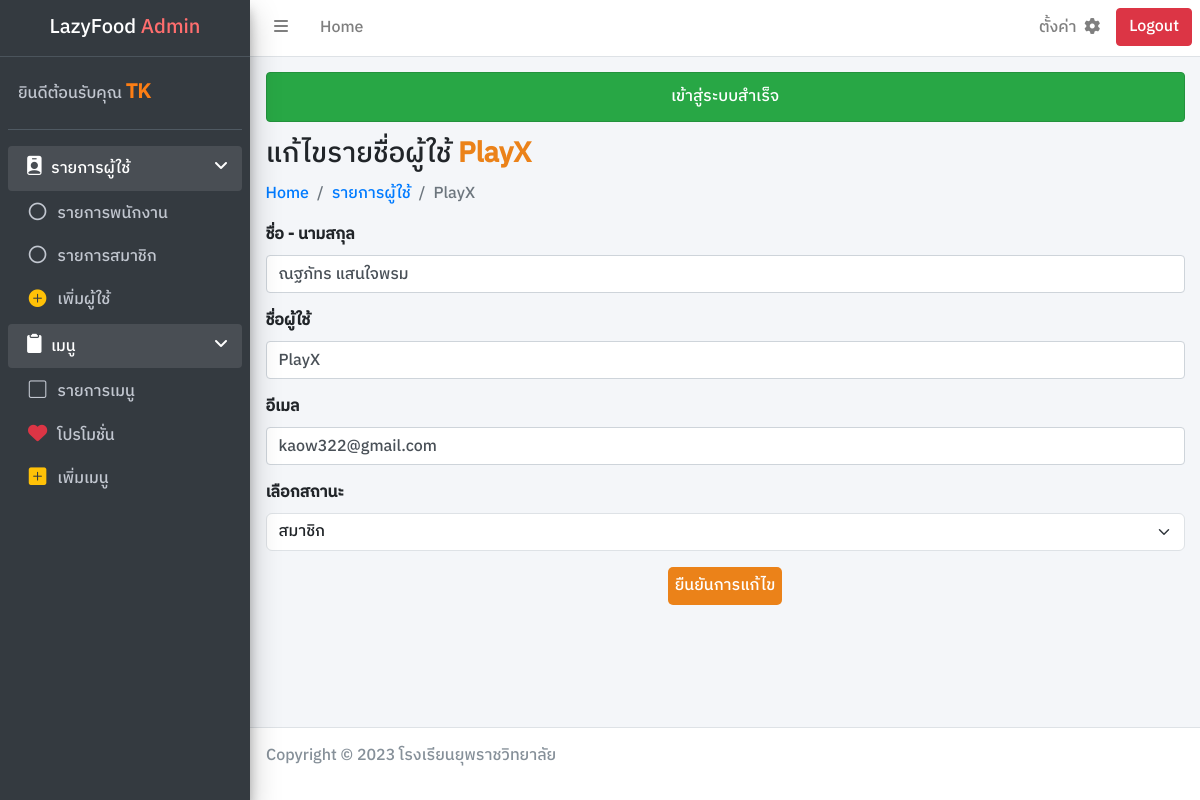
The page /admin/editclient.php?userid=3 (signed in) on the database its author committed.
### tables this page shows
CREATE TABLE `User` (
  `u_id` int(11) NOT NULL,
  `u_fname` varchar(255) NOT NULL,
  `u_username` varchar(255) NOT NULL,
  `u_email` varchar(255) NOT NULL,
  `u_pass` varchar(255) NOT NULL,
  `u_rank` varchar(255) NOT NULL
);

### connect/server.php (called while the page is built, shortened)
<?php session_start();
    class DB_conn {
        function __construct() {
            $conn = mysqli_connect(DB_host, DB_user, DB_pass, DB_name);
            $this->dbconn = $conn;
        }
    }

### class/user_db.php (called while the page is built, shortened)
<?php require_once '../connect/server.php';
    class User_DB extends DB_conn {
        public function readuserid($userid) {
            $sql = "SELECT * FROM User WHERE u_id = '$userid'";
            $result = mysqli_query($this->dbconn, $sql);
            return $result;
        }
    }

### admin/editclient.php (the view, shortened to what this page needs)
<?php require_once '../connect/server.php';
require_once '../class/user_db.php';
    $dbuser = new User_DB();
    $userid = $_GET['userid'];
    $readuserid = $dbuser->readuserid($userid);
    $rowuser = mysqli_fetch_assoc($readuserid);
?>
<!DOCTYPE html>
<html lang="en">
<head>
    <link rel="stylesheet" href="../framework/css/bootstrap.min.css">
    <link rel="stylesheet" href="https://cdn.jsdelivr.net/npm/bootstrap-icons@1.11.2/font/bootstrap-icons.min.css">
    <link rel="stylesheet" href="../framework/css/adminlte.min.css">
    <link rel="stylesheet" href="https://cdnjs.cloudflare.com/ajax/libs/font-awesome/6.2.1/css/all.min.css">
    <link rel="stylesheet" href="../dist/css/main.css">
</head>
<body class="wrapper">
    <?php include_once './component/navbar.php'; ?>
    <?php include_once './component/sidebar.php'; ?>
    <div class="content-wrapper">
        <div class="content-header">
            <div class="container-fluid">
                <div>
                    <?php include_once './component/succeed.php' ?>
                </div>
                <div >
                    <h3 class="">แก้ไขรายชื่อผู้ใช้ <a class="fw-bolder color"><?php echo $rowuser['u_username'] ?></a></h3>
                </div>
                <div>
                    <nav aria-label="breadcrumb">
                        <ol class="breadcrumb">
                            <li class="breadcrumb-item"><a href="./adminpage.php">Home</a></li>
                            <li class="breadcrumb-item"><a href="./listclient.php">รายการผู้ใช้</a></li>
                            <li class="breadcrumb-item active" aria-current="page"><?php echo $rowuser['u_username'] ?></li>
                        </ol>
                    </nav>
                </div>
            </div>
        </div>
        <div class="content">
            <div class="container-fluid">
                <div class="row">
                    <div class="col-12">
                        <form action="../process/edituser_db.php" method="post">
                            <div class="mb-3">
                                <label for="fullname" class="form-label">ชื่อ - นามสกุล</label>
                                <input type="text" class="form-control" name="fname" id="fullname" value="<?php echo $rowuser['u_fname'] ?>" autocomplete="off" required>
                            </div>
                            <div class="mb-3">
                                <label for="username" class="form-label">ชื่อผู้ใช้</label>
                                <input type="text" class="form-control" name="username" id="username" value="<?php echo $rowuser['u_username'] ?>" autocomplete="off" required>
                            </div>
                            <div class="mb-3">
                                <label for="email" class="form-label">อีเมล</label>
                                <input type="email" class="form-control" name="email" id="email" value="<?php echo $rowuser['u_email'] ?>" autocomplete="off" required>
                            </div>
                            <div class="mb-3">
                                <label for="rank">เลือกสถานะ</label>
                                <select class="form-select" name="rank" id="rank" required>
                                    <option selected hidden value="<?php echo $rowuser['u_rank']; ?>"><?php echo $rowuser['u_rank']; ?></option>
                                </select>
                            </div>
                            <div class="mb-2">
                                <button type="submit" class="btn-color m-auto d-block" name="edituser">ยืนยันการแก้ไข</button>
                            </div>
                        </form>
                    </div>
                </div>
            </div>
        </div>
    </div>
    <?php include_once './component/footer.php'; ?>
</body>
</html>

### rows shown on the page
user: u_username "PlayX", fname "ณฐภัทร แสนใจพรม", username "PlayX", email "kaow322@gmail.com", rank "สมาชิก"

### other values the page prints
$_SESSION['name'] "TK"
$_SESSION['succeed'] "เข้าสู่ระบบสำเร็จ"
